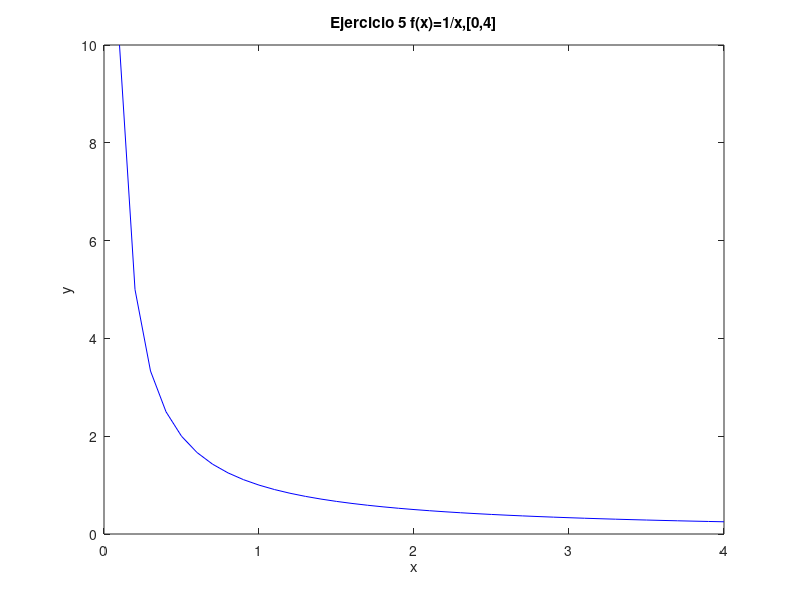

The MATLAB script that drew this image:
% Octave Script
% Title			:1.5 Teorema de Existencia
% Description		:Script para graficar el ejericio 5 de la actividad 1.5
% Author		:Luis Gerardo Cardozo Carranza (Gerard_CRS) luiscardozo161002@gmail.com
% Date			:20210504
% sion		        :1
% Usage			:octave> /path/Teorema_de_Existencia_Actividad_1.5_Luis Gerardo Cardozo Carranza_3202
% Notes			:Requiere aplicacion octave usar en consola preferentemente.

%Actividad_Ejercicio 5 f(x)=1/x,[0,4]
% Si se graficá su comportamiento es exponencial
%Limpiar variables.
clear 
%Dominio de la funcion.
x=0:0.1:4;
%Valor de la funcion.
y=(1./(x));
%Genera la grafica 
plot(x,y,'b');
%Asigna un nombre a la grafica 
title("Ejercicio 5 f(x)=1/x,[0,4]");
%Etiqueta para x
xlabel("x");
%Etiqueta para y
ylabel("y");
